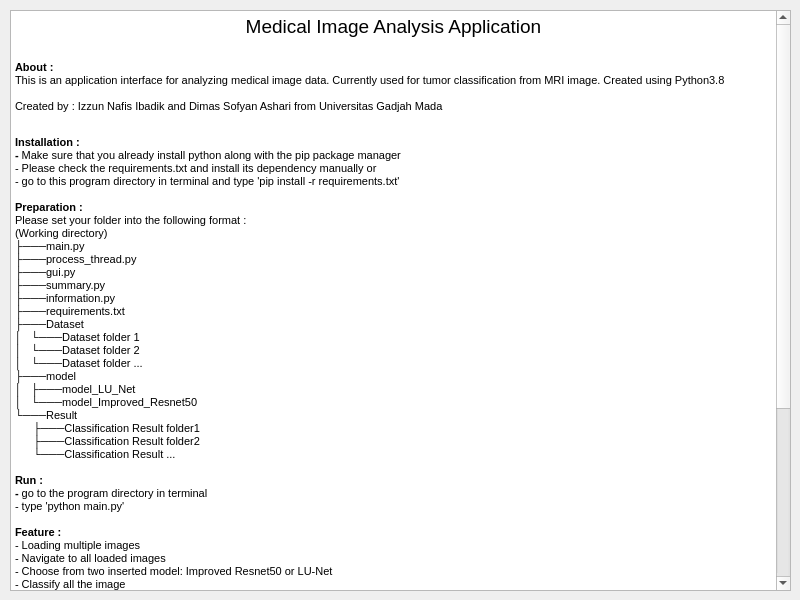
<?xml version="1.0" encoding="UTF-8"?>
<ui version="4.0">
 <class>MainWindow</class>
 <widget class="QMainWindow" name="MainWindow">
  <property name="geometry">
   <rect>
    <x>0</x>
    <y>0</y>
    <width>800</width>
    <height>600</height>
   </rect>
  </property>
  <property name="windowTitle">
   <string>MainWindow</string>
  </property>
  <widget class="QWidget" name="centralwidget">
   <widget class="QTextBrowser" name="textBrowser">
    <property name="geometry">
     <rect>
      <x>10</x>
      <y>10</y>
      <width>781</width>
      <height>581</height>
     </rect>
    </property>
    <property name="html">
     <string>&lt;!DOCTYPE HTML PUBLIC &quot;-//W3C//DTD HTML 4.0//EN&quot; &quot;http://www.w3.org/TR/REC-html40/strict.dtd&quot;&gt;
&lt;html&gt;&lt;head&gt;&lt;meta name=&quot;qrichtext&quot; content=&quot;1&quot; /&gt;&lt;style type=&quot;text/css&quot;&gt;
p, li { white-space: pre-wrap; }
&lt;/style&gt;&lt;/head&gt;&lt;body style=&quot; font-family:'MS Shell Dlg 2'; font-size:8.25pt; font-weight:400; font-style:normal;&quot;&gt;
&lt;p align=&quot;center&quot; style=&quot; margin-top:0px; margin-bottom:0px; margin-left:0px; margin-right:0px; -qt-block-indent:0; text-indent:0px;&quot;&gt;&lt;span style=&quot; font-size:14pt;&quot;&gt;Medical Image Analysis Application&lt;/span&gt;&lt;/p&gt;
&lt;p align=&quot;justify&quot; style=&quot;-qt-paragraph-type:empty; margin-top:0px; margin-bottom:0px; margin-left:0px; margin-right:0px; -qt-block-indent:0; text-indent:0px; font-size:14pt;&quot;&gt;&lt;br /&gt;&lt;/p&gt;
&lt;p align=&quot;justify&quot; style=&quot; margin-top:0px; margin-bottom:0px; margin-left:0px; margin-right:0px; -qt-block-indent:0; text-indent:0px;&quot;&gt;&lt;span style=&quot; font-size:8pt; font-weight:600;&quot;&gt;About :&lt;/span&gt;&lt;/p&gt;
&lt;p align=&quot;justify&quot; style=&quot; margin-top:0px; margin-bottom:0px; margin-left:0px; margin-right:0px; -qt-block-indent:0; text-indent:0px;&quot;&gt;&lt;span style=&quot; font-size:8pt;&quot;&gt;This is an application interface for analyzing medical image data. Currently used for tumor classification from MRI image. Created using Python3.8&lt;/span&gt;&lt;/p&gt;
&lt;p align=&quot;justify&quot; style=&quot;-qt-paragraph-type:empty; margin-top:0px; margin-bottom:0px; margin-left:0px; margin-right:0px; -qt-block-indent:0; text-indent:0px; font-size:8pt;&quot;&gt;&lt;br /&gt;&lt;/p&gt;
&lt;p align=&quot;justify&quot; style=&quot; margin-top:0px; margin-bottom:0px; margin-left:0px; margin-right:0px; -qt-block-indent:0; text-indent:0px;&quot;&gt;&lt;span style=&quot; font-size:8pt;&quot;&gt;Created by : Izzun Nafis Ibadik and Dimas Sofyan Ashari from Universitas Gadjah Mada  &lt;/span&gt;&lt;/p&gt;
&lt;p align=&quot;justify&quot; style=&quot;-qt-paragraph-type:empty; margin-top:0px; margin-bottom:0px; margin-left:0px; margin-right:0px; -qt-block-indent:0; text-indent:0px; font-size:14pt;&quot;&gt;&lt;br /&gt;&lt;/p&gt;
&lt;p align=&quot;justify&quot; style=&quot; margin-top:0px; margin-bottom:0px; margin-left:0px; margin-right:0px; -qt-block-indent:0; text-indent:0px;&quot;&gt;&lt;span style=&quot; font-size:8pt; font-weight:600;&quot;&gt;Installation :&lt;/span&gt;&lt;/p&gt;
&lt;p align=&quot;justify&quot; style=&quot; margin-top:0px; margin-bottom:0px; margin-left:0px; margin-right:0px; -qt-block-indent:0; text-indent:0px;&quot;&gt;&lt;span style=&quot; font-size:8pt; font-weight:600;&quot;&gt;- &lt;/span&gt;&lt;span style=&quot; font-size:8pt;&quot;&gt;Make sure that you already install python along with the pip package manager&lt;/span&gt;&lt;/p&gt;
&lt;p align=&quot;justify&quot; style=&quot; margin-top:0px; margin-bottom:0px; margin-left:0px; margin-right:0px; -qt-block-indent:0; text-indent:0px;&quot;&gt;&lt;span style=&quot; font-size:8pt;&quot;&gt;- Please check the requirements.txt and install its dependency manually or&lt;/span&gt;&lt;/p&gt;
&lt;p align=&quot;justify&quot; style=&quot; margin-top:0px; margin-bottom:0px; margin-left:0px; margin-right:0px; -qt-block-indent:0; text-indent:0px;&quot;&gt;&lt;span style=&quot; font-size:8pt;&quot;&gt;- go to this program directory in terminal and type 'pip install -r requirements.txt'&lt;/span&gt;&lt;/p&gt;
&lt;p align=&quot;justify&quot; style=&quot;-qt-paragraph-type:empty; margin-top:0px; margin-bottom:0px; margin-left:0px; margin-right:0px; -qt-block-indent:0; text-indent:0px; font-size:8pt;&quot;&gt;&lt;br /&gt;&lt;/p&gt;
&lt;p align=&quot;justify&quot; style=&quot; margin-top:0px; margin-bottom:0px; margin-left:0px; margin-right:0px; -qt-block-indent:0; text-indent:0px;&quot;&gt;&lt;span style=&quot; font-size:8pt; font-weight:600;&quot;&gt;Preparation :&lt;/span&gt;&lt;/p&gt;
&lt;p align=&quot;justify&quot; style=&quot; margin-top:0px; margin-bottom:0px; margin-left:0px; margin-right:0px; -qt-block-indent:0; text-indent:0px;&quot;&gt;&lt;span style=&quot; font-size:8pt;&quot;&gt;Please set your folder into the following format :&lt;/span&gt;&lt;/p&gt;
&lt;p align=&quot;justify&quot; style=&quot; margin-top:0px; margin-bottom:0px; margin-left:0px; margin-right:0px; -qt-block-indent:0; text-indent:0px;&quot;&gt;&lt;span style=&quot; font-size:8pt;&quot;&gt;(Working directory)&lt;/span&gt;&lt;/p&gt;
&lt;p style=&quot; margin-top:0px; margin-bottom:0px; margin-left:0px; margin-right:0px; -qt-block-indent:0; text-indent:0px;&quot;&gt;&lt;span style=&quot; font-size:8pt;&quot;&gt;├───main.py&lt;/span&gt;&lt;/p&gt;
&lt;p style=&quot; margin-top:0px; margin-bottom:0px; margin-left:0px; margin-right:0px; -qt-block-indent:0; text-indent:0px;&quot;&gt;&lt;span style=&quot; font-size:8pt;&quot;&gt;├───process_thread.py&lt;/span&gt;&lt;/p&gt;
&lt;p style=&quot; margin-top:0px; margin-bottom:0px; margin-left:0px; margin-right:0px; -qt-block-indent:0; text-indent:0px;&quot;&gt;&lt;span style=&quot; font-size:8pt;&quot;&gt;├───gui.py&lt;/span&gt;&lt;/p&gt;
&lt;p style=&quot; margin-top:0px; margin-bottom:0px; margin-left:0px; margin-right:0px; -qt-block-indent:0; text-indent:0px;&quot;&gt;&lt;span style=&quot; font-size:8pt;&quot;&gt;├───summary.py&lt;/span&gt;&lt;/p&gt;
&lt;p style=&quot; margin-top:0px; margin-bottom:0px; margin-left:0px; margin-right:0px; -qt-block-indent:0; text-indent:0px;&quot;&gt;&lt;span style=&quot; font-size:8pt;&quot;&gt;├───information.py&lt;/span&gt;&lt;/p&gt;
&lt;p style=&quot; margin-top:0px; margin-bottom:0px; margin-left:0px; margin-right:0px; -qt-block-indent:0; text-indent:0px;&quot;&gt;&lt;span style=&quot; font-size:8pt;&quot;&gt;├───requirements.txt&lt;/span&gt;&lt;/p&gt;
&lt;p style=&quot; margin-top:0px; margin-bottom:0px; margin-left:0px; margin-right:0px; -qt-block-indent:0; text-indent:0px;&quot;&gt;&lt;span style=&quot; font-size:8pt;&quot;&gt;├───Dataset&lt;/span&gt;&lt;/p&gt;
&lt;p style=&quot; margin-top:0px; margin-bottom:0px; margin-left:0px; margin-right:0px; -qt-block-indent:0; text-indent:0px;&quot;&gt;&lt;span style=&quot; font-size:8pt;&quot;&gt;│   └───Dataset folder 1&lt;/span&gt;&lt;/p&gt;
&lt;p style=&quot; margin-top:0px; margin-bottom:0px; margin-left:0px; margin-right:0px; -qt-block-indent:0; text-indent:0px;&quot;&gt;&lt;span style=&quot; font-size:8pt;&quot;&gt;│   └───Dataset folder 2&lt;/span&gt;&lt;/p&gt;
&lt;p style=&quot; margin-top:0px; margin-bottom:0px; margin-left:0px; margin-right:0px; -qt-block-indent:0; text-indent:0px;&quot;&gt;&lt;span style=&quot; font-size:8pt;&quot;&gt;│   └───Dataset folder ...&lt;/span&gt;&lt;/p&gt;
&lt;p style=&quot; margin-top:0px; margin-bottom:0px; margin-left:0px; margin-right:0px; -qt-block-indent:0; text-indent:0px;&quot;&gt;&lt;span style=&quot; font-size:8pt;&quot;&gt;├───model&lt;/span&gt;&lt;/p&gt;
&lt;p style=&quot; margin-top:0px; margin-bottom:0px; margin-left:0px; margin-right:0px; -qt-block-indent:0; text-indent:0px;&quot;&gt;&lt;span style=&quot; font-size:8pt;&quot;&gt;│   ├───model_LU_Net&lt;/span&gt;&lt;/p&gt;
&lt;p style=&quot; margin-top:0px; margin-bottom:0px; margin-left:0px; margin-right:0px; -qt-block-indent:0; text-indent:0px;&quot;&gt;&lt;span style=&quot; font-size:8pt;&quot;&gt;│   └───model_Improved_Resnet50&lt;/span&gt;&lt;/p&gt;
&lt;p style=&quot; margin-top:0px; margin-bottom:0px; margin-left:0px; margin-right:0px; -qt-block-indent:0; text-indent:0px;&quot;&gt;&lt;span style=&quot; font-size:8pt;&quot;&gt;└───Result&lt;/span&gt;&lt;/p&gt;
&lt;p style=&quot; margin-top:0px; margin-bottom:0px; margin-left:0px; margin-right:0px; -qt-block-indent:0; text-indent:0px;&quot;&gt;&lt;span style=&quot; font-size:8pt;&quot;&gt;      ├───Classification Result folder1&lt;/span&gt;&lt;/p&gt;
&lt;p style=&quot; margin-top:0px; margin-bottom:0px; margin-left:0px; margin-right:0px; -qt-block-indent:0; text-indent:0px;&quot;&gt;&lt;span style=&quot; font-size:8pt;&quot;&gt;      ├───Classification Result folder2&lt;/span&gt;&lt;/p&gt;
&lt;p style=&quot; margin-top:0px; margin-bottom:0px; margin-left:0px; margin-right:0px; -qt-block-indent:0; text-indent:0px;&quot;&gt;&lt;span style=&quot; font-size:8pt;&quot;&gt;      └───Classification Result ...&lt;/span&gt;&lt;/p&gt;
&lt;p align=&quot;justify&quot; style=&quot;-qt-paragraph-type:empty; margin-top:0px; margin-bottom:0px; margin-left:0px; margin-right:0px; -qt-block-indent:0; text-indent:0px; font-size:8pt;&quot;&gt;&lt;br /&gt;&lt;/p&gt;
&lt;p align=&quot;justify&quot; style=&quot; margin-top:0px; margin-bottom:0px; margin-left:0px; margin-right:0px; -qt-block-indent:0; text-indent:0px;&quot;&gt;&lt;span style=&quot; font-size:8pt; font-weight:600;&quot;&gt;Run :&lt;/span&gt;&lt;/p&gt;
&lt;p align=&quot;justify&quot; style=&quot; margin-top:0px; margin-bottom:0px; margin-left:0px; margin-right:0px; -qt-block-indent:0; text-indent:0px;&quot;&gt;&lt;span style=&quot; font-size:8pt; font-weight:600;&quot;&gt;- &lt;/span&gt;&lt;span style=&quot; font-size:8pt;&quot;&gt;go to the program directory in terminal&lt;/span&gt;&lt;/p&gt;
&lt;p align=&quot;justify&quot; style=&quot; margin-top:0px; margin-bottom:0px; margin-left:0px; margin-right:0px; -qt-block-indent:0; text-indent:0px;&quot;&gt;&lt;span style=&quot; font-size:8pt;&quot;&gt;- type 'python main.py'&lt;/span&gt;&lt;/p&gt;
&lt;p align=&quot;justify&quot; style=&quot;-qt-paragraph-type:empty; margin-top:0px; margin-bottom:0px; margin-left:0px; margin-right:0px; -qt-block-indent:0; text-indent:0px; font-size:8pt;&quot;&gt;&lt;br /&gt;&lt;/p&gt;
&lt;p align=&quot;justify&quot; style=&quot; margin-top:0px; margin-bottom:0px; margin-left:0px; margin-right:0px; -qt-block-indent:0; text-indent:0px;&quot;&gt;&lt;span style=&quot; font-size:8pt; font-weight:600;&quot;&gt;Feature :&lt;/span&gt;&lt;/p&gt;
&lt;p align=&quot;justify&quot; style=&quot; margin-top:0px; margin-bottom:0px; margin-left:0px; margin-right:0px; -qt-block-indent:0; text-indent:0px;&quot;&gt;&lt;span style=&quot; font-size:8pt;&quot;&gt;- Loading multiple images&lt;/span&gt;&lt;/p&gt;
&lt;p align=&quot;justify&quot; style=&quot; margin-top:0px; margin-bottom:0px; margin-left:0px; margin-right:0px; -qt-block-indent:0; text-indent:0px;&quot;&gt;&lt;span style=&quot; font-size:8pt;&quot;&gt;- Navigate to all loaded images&lt;/span&gt;&lt;/p&gt;
&lt;p align=&quot;justify&quot; style=&quot; margin-top:0px; margin-bottom:0px; margin-left:0px; margin-right:0px; -qt-block-indent:0; text-indent:0px;&quot;&gt;&lt;span style=&quot; font-size:8pt;&quot;&gt;- Choose from two inserted model: Improved Resnet50 or LU-Net&lt;/span&gt;&lt;/p&gt;
&lt;p align=&quot;justify&quot; style=&quot; margin-top:0px; margin-bottom:0px; margin-left:0px; margin-right:0px; -qt-block-indent:0; text-indent:0px;&quot;&gt;&lt;span style=&quot; font-size:8pt;&quot;&gt;- Classify all the image&lt;/span&gt;&lt;/p&gt;
&lt;p align=&quot;justify&quot; style=&quot; margin-top:0px; margin-bottom:0px; margin-left:0px; margin-right:0px; -qt-block-indent:0; text-indent:0px;&quot;&gt;&lt;span style=&quot; font-size:8pt;&quot;&gt;- Compare the classification result with validation value from the image*&lt;/span&gt;&lt;/p&gt;
&lt;p align=&quot;justify&quot; style=&quot; margin-top:0px; margin-bottom:0px; margin-left:0px; margin-right:0px; -qt-block-indent:0; text-indent:0px;&quot;&gt;&lt;span style=&quot; font-size:8pt;&quot;&gt;- Show the summary of the classification result, include with confusion matrix and performance measurement&lt;/span&gt;&lt;/p&gt;
&lt;p align=&quot;justify&quot; style=&quot; margin-top:0px; margin-bottom:0px; margin-left:0px; margin-right:0px; -qt-block-indent:0; text-indent:0px;&quot;&gt;&lt;span style=&quot; font-size:8pt;&quot;&gt;- Save the image data into some separate folder corresponding to the classification result&lt;/span&gt;&lt;/p&gt;
&lt;p align=&quot;justify&quot; style=&quot; margin-top:0px; margin-bottom:0px; margin-left:0px; margin-right:0px; -qt-block-indent:0; text-indent:0px;&quot;&gt;&lt;span style=&quot; font-size:8pt;&quot;&gt;- Save the summary result into some CSV file&lt;/span&gt;&lt;/p&gt;
&lt;p align=&quot;justify&quot; style=&quot; margin-top:0px; margin-bottom:0px; margin-left:0px; margin-right:0px; -qt-block-indent:0; text-indent:0px;&quot;&gt;&lt;span style=&quot; font-size:8pt;&quot;&gt;- Information page &lt;/span&gt;&lt;/p&gt;
&lt;p align=&quot;justify&quot; style=&quot;-qt-paragraph-type:empty; margin-top:0px; margin-bottom:0px; margin-left:0px; margin-right:0px; -qt-block-indent:0; text-indent:0px; font-size:8pt;&quot;&gt;&lt;br /&gt;&lt;/p&gt;
&lt;p align=&quot;justify&quot; style=&quot; margin-top:0px; margin-bottom:0px; margin-left:0px; margin-right:0px; -qt-block-indent:0; text-indent:0px;&quot;&gt;&lt;span style=&quot; font-size:8pt;&quot;&gt;*It only appears when your image file or your image folder contains the tumor name, else it will show &amp;quot;No Data&amp;quot;&lt;/span&gt;&lt;/p&gt;
&lt;p align=&quot;justify&quot; style=&quot;-qt-paragraph-type:empty; margin-top:0px; margin-bottom:0px; margin-left:0px; margin-right:0px; -qt-block-indent:0; text-indent:0px; font-size:8pt;&quot;&gt;&lt;br /&gt;&lt;/p&gt;
&lt;p align=&quot;justify&quot; style=&quot;-qt-paragraph-type:empty; margin-top:0px; margin-bottom:0px; margin-left:0px; margin-right:0px; -qt-block-indent:0; text-indent:0px; font-size:8pt;&quot;&gt;&lt;br /&gt;&lt;/p&gt;
&lt;p align=&quot;justify&quot; style=&quot; margin-top:0px; margin-bottom:0px; margin-left:0px; margin-right:0px; -qt-block-indent:0; text-indent:0px;&quot;&gt;&lt;span style=&quot; font-size:8pt; font-weight:600;&quot;&gt;Credit :&lt;/span&gt;&lt;/p&gt;
&lt;p align=&quot;justify&quot; style=&quot; margin-top:0px; margin-bottom:0px; margin-left:0px; margin-right:0px; -qt-block-indent:0; text-indent:0px;&quot;&gt;&lt;span style=&quot; font-size:8pt;&quot;&gt;In this application we use the deep learning model from the following paper :&lt;/span&gt;&lt;/p&gt;
&lt;p align=&quot;justify&quot; style=&quot;-qt-paragraph-type:empty; margin-top:0px; margin-bottom:0px; margin-left:0px; margin-right:0px; -qt-block-indent:0; text-indent:0px; font-size:8pt;&quot;&gt;&lt;br /&gt;&lt;/p&gt;
&lt;p align=&quot;justify&quot; style=&quot; margin-top:0px; margin-bottom:0px; margin-left:0px; margin-right:0px; -qt-block-indent:0; text-indent:0px;&quot;&gt;&lt;span style=&quot; font-size:8pt;&quot;&gt;Improved Resnet50 :&lt;/span&gt;&lt;/p&gt;
&lt;p align=&quot;justify&quot; style=&quot; margin-top:0px; margin-bottom:0px; margin-left:0px; margin-right:0px; -qt-block-indent:0; text-indent:0px;&quot;&gt;&lt;span style=&quot; font-size:8pt;&quot;&gt;Çinar, Ahmet, Yildirim, Muhammed. Detection of tumors on brain MRI images using the hybrid convolutional neural network architecture. Medical Hypotheses. 139, 2020, 109684.&lt;/span&gt;&lt;/p&gt;
&lt;p align=&quot;justify&quot; style=&quot;-qt-paragraph-type:empty; margin-top:0px; margin-bottom:0px; margin-left:0px; margin-right:0px; -qt-block-indent:0; text-indent:0px; font-size:8pt;&quot;&gt;&lt;br /&gt;&lt;/p&gt;
&lt;p align=&quot;justify&quot; style=&quot; margin-top:0px; margin-bottom:0px; margin-left:0px; margin-right:0px; -qt-block-indent:0; text-indent:0px;&quot;&gt;&lt;span style=&quot; font-size:8pt;&quot;&gt;LU-Net :&lt;/span&gt;&lt;/p&gt;
&lt;p align=&quot;justify&quot; style=&quot; margin-top:0px; margin-bottom:0px; margin-left:0px; margin-right:0px; -qt-block-indent:0; text-indent:0px;&quot;&gt;&lt;span style=&quot; font-size:8pt;&quot;&gt; Hari Mohan Rai, Kalyan Chatterjee.Detection of brain abnormality by a novel Lu-Net deep neural CNN model from MR images. 2020. https://www.sciencedirect.com/science/article/pii/S2666827020300049&lt;/span&gt;&lt;/p&gt;&lt;/body&gt;&lt;/html&gt;</string>
    </property>
   </widget>
  </widget>
 </widget>
 <resources/>
 <connections/>
</ui>
